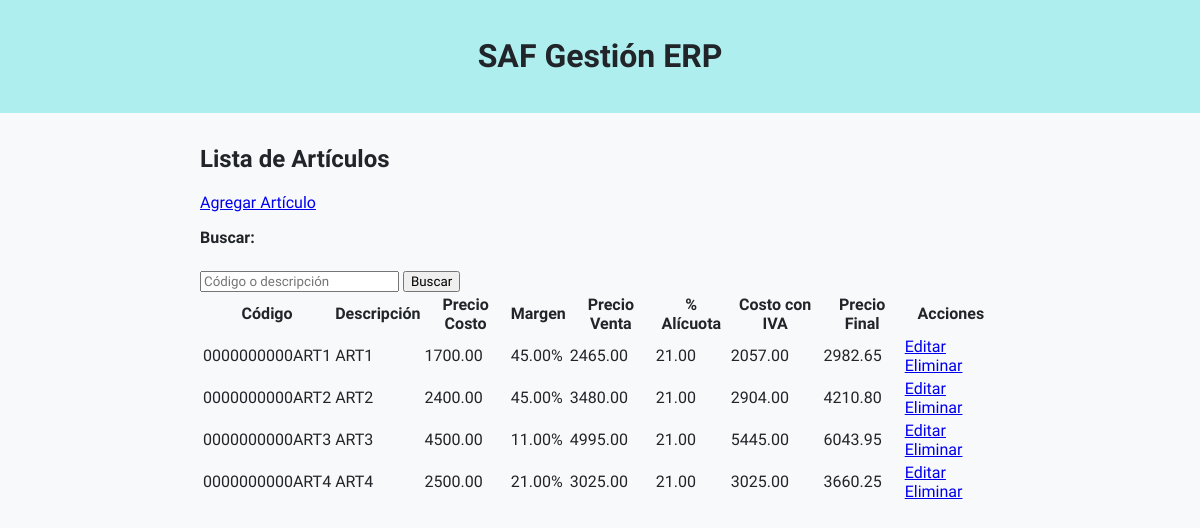
The app's page /lista/ with its own data.
### articulos/models.py (models this page shows, shortened)
class UpperCaseMixin:
    def save(self, *args, **kwargs):
        for field in self._meta.fields:
            if isinstance(field, models.CharField) and getattr(self, field.name):
                setattr(self, field.name, getattr(self, field.name).upper())
        super().save(*args, **kwargs)

class Articulo(UpperCaseMixin,models.Model):
    codart = models.CharField(
        "Código",
        max_length=14,
        unique=True,
        validators=[
            RegexValidator(
                regex=r'^[A-Z0-9]+$',
                message='Solo se permiten letras mayúsculas y números.'
            )
        ],
        help_text='14 caracteres, se completa con ceros a la izquierda.'
    )
    descrip = models.CharField("Descripción", max_length=80)
    marca = models.ForeignKey('Marca', on_delete=models.PROTECT, blank=True, null=True)
    rubro = models.ForeignKey('Rubro', on_delete=models.PROTECT, blank=True, null=True)
    precosto = models.DecimalField(
        "Precio Costo",
        max_digits=12,
        decimal_places=2,
        validators=[MinValueValidator(0)]
    )
    margen = models.DecimalField(
        "Margen %",
        max_digits=6,
        decimal_places=2,
        default=0
    )
    ncodalic = models.ForeignKey(
        'Alicuota',
        verbose_name="Código Alícuota",
        on_delete=models.PROTECT
    )
    alic = models.DecimalField(
        "% Alícuota",
        max_digits=5,
        decimal_places=2,
        editable=False,
        null=True,
        default=0
    )
    costoiva = models.DecimalField(
        "Costo con IVA",
        max_digits=12,
        decimal_places=2,
        null=True,
        default=0
    )
    preventa = models.DecimalField(
        "Precio Venta (sin IVA)",
        max_digits=12,
        decimal_places=2,
        null=True,
        default=0
    )
    prefinal = models.DecimalField(
        "Precio Final (con IVA)",
        max_digits=12,
        decimal_places=2,
        null=True,
        default=0
    )

### articulos/views.py (the view)
# urls.py: path('lista/', views.lista_articulos, name='lista_articulos'),
def lista_articulos(request):
    articulos = Articulo.objects.all().order_by('codart')
    q = request.GET.get('q', '')
    if q:
        articulos = articulos.filter(
            Q(codart__icontains=q) |
            Q(descrip__icontains=q)
        )
    return render(request, 'articulos/lista.html', {'articulos': articulos})

### articulos/templates/articulos/lista.html (shortened to what this page needs)
{% extends "articulos/base.html" %}
{% block content %}
<h2>Lista de Artículos</h2>
<a class="btn" href="{% url 'agregar_articulo' %}">Agregar Artículo</a>
<form method="get" class="mb-3">
  <label>Buscar:</label>
  <input type="text" name="q" value="{{ query }}" placeholder="Código o descripción">
  <button type="submit" class="btn btn-sm btn-primary">Buscar</button>
</form>
<table>
    <thead>
        <tr>
            <th>Código</th>
            <th>Descripción</th>
            <th>Precio Costo</th>
            <th>Margen</th>
			<th>Precio Venta</th>
			<th>% Alícuota</th>
            <th>Costo con IVA</th>
            <th>Precio Final</th>
            <th>Acciones</th>
        </tr>
    </thead>
    <tbody>
        {% for articulo in articulos %}
        <tr>
            <td>{{ articulo.codart }}</td>
            <td>{{ articulo.descrip }}</td>
            <td>{{ articulo.precosto|floatformat:2 }}</td>
			<td>{{ articulo.margen|floatformat:2 }}%</td>
			<td>{{ articulo.preventa }}</td>
			<td>{{ articulo.alic }}</td>
            <td>{{ articulo.costoiva }}</td>
            <td>
				{% if articulo.prefinal %}
					{{ articulo.prefinal|floatformat:2 }}
				{% else %}
					-
				{% endif %}
			</td>
            <td>
                <a href="{% url 'modificar_articulo' articulo.id %}">Editar</a>
                <a href="{% url 'eliminar_articulo' articulo.id %}"
				   class="btn btn-danger"
				   onclick="return confirm('¿Está seguro que desea eliminar el artículo {{ articulo.descrip }}?');">
			       Eliminar
				</a>
			</td>
        </tr>
        {% empty %}
        <tr>
            <td colspan="7">No hay artículos cargados.</td>
        </tr>
        {% endfor %}
    </tbody>
</table>
{% endblock %}

### articulos/static/articulos/css/styles.css (style rules this page uses)
body, input, button, label, textarea, select, table, td, th, header, h1, h2, h3, h4, h5, h6, p, a, span, li, div { font-family: 'Segoe UI', Arial, Helvetica, sans-serif !important; }
body { font-family: Segoe UI, Helvetica, sans-serif; background-color: #f8f9fa; color: #212529; margin: 0; padding: 0; }
form label { display: block; margin-top: 1rem; font-weight: bold; }
form input[type="submit"], form button { margin-top: 1.5rem; }

### records on screen
Articulo: codart "0000000000ART1", descrip "ART1", precosto "1700.00", margen "45.00", preventa "2465.00", alic "21.00", costoiva "2057.00", prefinal "2982.65"
Articulo: codart "0000000000ART2", descrip "ART2", precosto "2400.00", margen "45.00", preventa "3480.00", alic "21.00", costoiva "2904.00", prefinal "4210.80"
Articulo: codart "0000000000ART3", descrip "ART3", precosto "4500.00", margen "11.00", preventa "4995.00", alic "21.00", costoiva "5445.00", prefinal "6043.95"
Articulo: codart "0000000000ART4", descrip "ART4", precosto "2500.00", margen "21.00", preventa "3025.00", alic "21.00", costoiva "3025.00", prefinal "3660.25"
